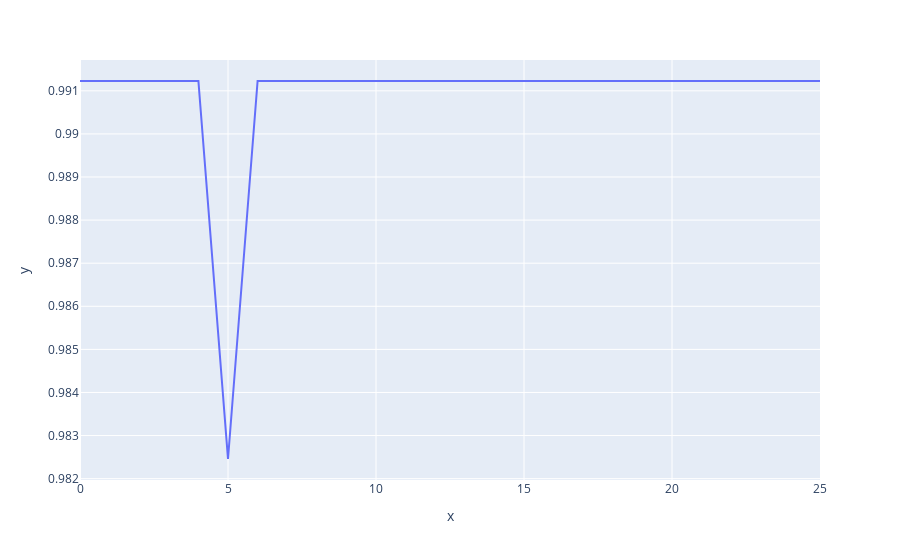
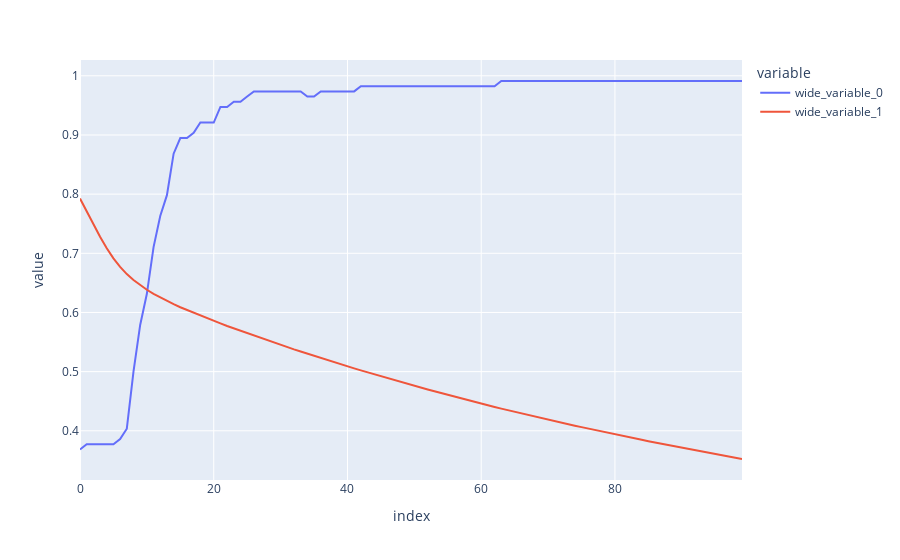

Source (notebook cell) for these figures, in order:
### Code cell
cancer_model = ModelTraining(*cancer).train(100)
with open('cancer.pkl', 'wb') as file:
    pkl.dump(cancer_model.best_model['model'], file)
px.line(y=[cancer_model.best_model['history']['val_accuracy'], cancer_model.best_model['history']['val_loss']])

### Figure 1 — Plotly figure (JSON) as saved in the notebook; plotly's stock layout.template omitted (floating-point values rounded to 4 significant figures)
{"data": [{"hovertemplate": "x=%{x}<br>y=%{y}<extra></extra>", "legendgroup": "", "line": {"color": "#636efa", "dash": "solid"}, "marker": {"symbol": "circle"}, "mode": "lines", "name": "", "orientation": "v", "showlegend": false, "type": "scatter", "x": [0, 1, 2, 3, 4, 5, 6, 7, 8, 9, 10, 11, 12, 13, 14, 15, 16, 17, 18, 19, 20, 21, 22, 23, 24, 25], "xaxis": "x", "y": [0.9912, 0.9912, 0.9912, 0.9912, 0.9912, 0.9825, 0.9912, 0.9912, 0.9912, 0.9912, 0.9912, 0.9912, 0.9912, 0.9912, 0.9912, 0.9912, 0.9912, 0.9912, 0.9912, 0.9912, 0.9912, 0.9912, 0.9912, 0.9912, 0.9912, 0.9912], "yaxis": "y"}], "layout": {"legend": {"tracegroupgap": 0}, "margin": {"t": 60}, "xaxis": {"anchor": "y", "domain": [0, 1], "title": {"text": "x"}}, "yaxis": {"anchor": "x", "domain": [0, 1], "title": {"text": "y"}}}}

### Figure 2 — Plotly figure (JSON) as saved in the notebook; plotly's stock layout.template omitted (floating-point values rounded to 4 significant figures)
{"data": [{"hovertemplate": "variable=wide_variable_0<br>index=%{x}<br>value=%{y}<extra></extra>", "legendgroup": "wide_variable_0", "line": {"color": "#636efa", "dash": "solid"}, "marker": {"symbol": "circle"}, "mode": "lines", "name": "wide_variable_0", "orientation": "v", "showlegend": true, "type": "scatter", "x": [0, 1, 2, 3, 4, 5, 6, 7, 8, 9, 10, 11, 12, 13, 14, 15, 16, 17, 18, 19, 20, 21, 22, 23, 24, 25, 26, 27, 28, 29, 30, 31, 32, 33, 34, 35, 36, 37, 38, 39, 40, 41, 42, 43, 44, 45, 46, 47, 48, 49, 50, 51, 52, 53, 54, 55, 56, 57, 58, 59, 60, 61, 62, 63, 64, 65, 66, 67, 68, 69, 70, 71, 72, 73, 74, 75, 76, 77, 78, 79, 80, 81, 82, 83, 84, 85, 86, 87, 88, 89, 90, 91, 92, 93, 94, 95, 96, 97, 98, 99], "xaxis": "x", "y": [0.3684, 0.3772, 0.3772, 0.3772, 0.3772, 0.3772, 0.386, 0.4035, 0.5, 0.5789, 0.6316, 0.7105, 0.7632, 0.7982, 0.8684, 0.8947, 0.8947, 0.9035, 0.9211, 0.9211, 0.9211, 0.9474, 0.9474, 0.9561, 0.9561, 0.9649, 0.9737, 0.9737, 0.9737, 0.9737, 0.9737, 0.9737, 0.9737, 0.9737, 0.9649, 0.9649, 0.9737, 0.9737, 0.9737, 0.9737, 0.9737, 0.9737, 0.9825, 0.9825, 0.9825, 0.9825, 0.9825, 0.9825, 0.9825, 0.9825, 0.9825, 0.9825, 0.9825, 0.9825, 0.9825, 0.9825, 0.9825, 0.9825, 0.9825, 0.9825, 0.9825, 0.9825, 0.9825, 0.9912, 0.9912, 0.9912, 0.9912, 0.9912, 0.9912, 0.9912, 0.9912, 0.9912, 0.9912, 0.9912, 0.9912, 0.9912, 0.9912, 0.9912, 0.9912, 0.9912, 0.9912, 0.9912, 0.9912, 0.9912, 0.9912, 0.9912, 0.9912, 0.9912, 0.9912, 0.9912, 0.9912, 0.9912, 0.9912, 0.9912, 0.9912, 0.9912, 0.9912, 0.9912, 0.9912, 0.9912], "yaxis": "y"}, {"hovertemplate": "variable=wide_variable_1<br>index=%{x}<br>value=%{y}<extra></extra>", "legendgroup": "wide_variable_1", "line": {"color": "#EF553B", "dash": "solid"}, "marker": {"symbol": "circle"}, "mode": "lines", "name": "wide_variable_1", "orientation": "v", "showlegend": true, "type": "scatter", "x": [0, 1, 2, 3, 4, 5, 6, 7, 8, 9, 10, 11, 12, 13, 14, 15, 16, 17, 18, 19, 20, 21, 22, 23, 24, 25, 26, 27, 28, 29, 30, 31, 32, 33, 34, 35, 36, 37, 38, 39, 40, 41, 42, 43, 44, 45, 46, 47, 48, 49, 50, 51, 52, 53, 54, 55, 56, 57, 58, 59, 60, 61, 62, 63, 64, 65, 66, 67, 68, 69, 70, 71, 72, 73, 74, 75, 76, 77, 78, 79, 80, 81, 82, 83, 84, 85, 86, 87, 88, 89, 90, 91, 92, 93, 94, 95, 96, 97, 98, 99], "xaxis": "x", "y": [0.7927, 0.7708, 0.749, 0.7279, 0.7086, 0.6914, 0.677, 0.6649, 0.6548, 0.6458, 0.6384, 0.6316, 0.6254, 0.6195, 0.614, 0.6089, 0.6042, 0.5993, 0.5948, 0.5902, 0.5858, 0.5815, 0.5772, 0.5731, 0.5691, 0.565, 0.5609, 0.557, 0.553, 0.5491, 0.5452, 0.5414, 0.5377, 0.5341, 0.5304, 0.5267, 0.5231, 0.5196, 0.5161, 0.5125, 0.509, 0.5056, 0.5022, 0.4988, 0.4954, 0.4921, 0.4888, 0.4855, 0.4823, 0.4792, 0.4759, 0.4728, 0.4698, 0.4667, 0.4637, 0.4607, 0.4577, 0.4548, 0.4519, 0.4489, 0.446, 0.4432, 0.4403, 0.4375, 0.4348, 0.4321, 0.4293, 0.4266, 0.4239, 0.4213, 0.4188, 0.4162, 0.4137, 0.4113, 0.4087, 0.4062, 0.4037, 0.4012, 0.3988, 0.3964, 0.394, 0.3916, 0.3893, 0.3871, 0.3847, 0.3824, 0.3802, 0.3779, 0.3757, 0.3735, 0.3713, 0.3691, 0.3671, 0.365, 0.3628, 0.3607, 0.3585, 0.3564, 0.3543, 0.3523], "yaxis": "y"}], "layout": {"legend": {"title": {"text": "variable"}, "tracegroupgap": 0}, "margin": {"t": 60}, "xaxis": {"anchor": "y", "domain": [0, 1], "title": {"text": "index"}}, "yaxis": {"anchor": "x", "domain": [0, 1], "title": {"text": "value"}}}}
